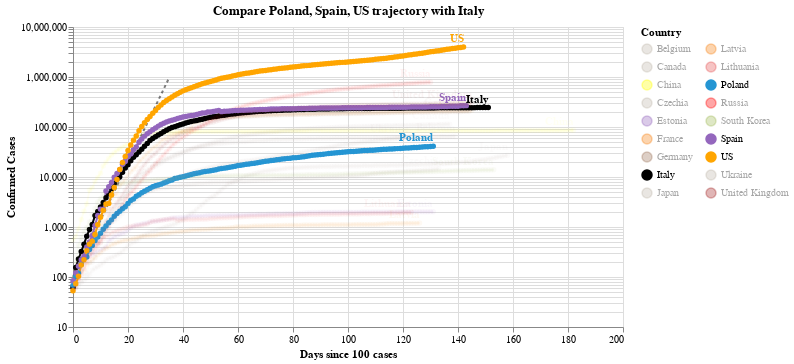

Source (notebook cell):
### Code cell
#hide_input
chart2 = make_since_chart(dff2, ['Poland', 'Spain', 'US'], baseline_countries)
chart2

### Figure 1 — Vega-Lite specification as saved in the notebook (floating-point values rounded to 4 significant figures; data arrays with more than 128 entries replaced by an {"elided": "..."} marker saying what was removed)
{"config": {"view": {"continuousWidth": 400, "continuousHeight": 300}}, "layer": [{"data": {"name": "data-628230001892d6798b50651be41d1b3e"}, "mark": {"type": "line", "color": "black", "opacity": 0.5, "strokeDash": [3, 3]}, "encoding": {"x": {"type": "quantitative", "field": "Days since 100 cases"}, "y": {"type": "quantitative", "field": "Confirmed Cases"}}}, {"data": {"name": "data-65087d987bf2dc64f1a6ee7a93fd09e6"}, "mark": {"type": "line", "point": true}, "encoding": {"color": {"type": "nominal", "field": "Country", "legend": {"columns": 2}, "scale": {"domain": ["Belgium", "Canada", "China", "Czechia", "Estonia", "France", "Germany", "Italy", "Japan", "Latvia", "Lithuania", "Poland", "Russia", "South Korea", "Spain", "US", "Ukraine", "United Kingdom"], "range": ["#C1B7AD", "#C1B7AD", "yellow", "#C1B7AD", "#9467bd", "#F58518", "#9D755D", "black", "#C1B7AD", "#F58518", "#E45756", "#2495D3", "red", "#A1BA59", "#9467bd", "orange", "#C1B7AD", "brown"]}}, "opacity": {"condition": {"value": 1, "selection": "selector009"}, "value": 0.05}, "tooltip": [{"type": "nominal", "field": "Country"}, {"type": "temporal", "field": "Date"}, {"type": "quantitative", "field": "Confirmed Cases"}, {"type": "quantitative", "field": "Days since 100 cases"}], "x": {"type": "quantitative", "field": "Days since 100 cases"}, "y": {"type": "quantitative", "field": "Confirmed Cases", "scale": {"type": "log"}}}, "selection": {"selector009": {"type": "multi", "fields": ["Country"], "bind": "legend", "init": [{"Country": "Poland"}, {"Country": "Spain"}, {"Country": "US"}, {"Country": "Italy"}]}}, "width": 550}, {"data": {"name": "data-65087d987bf2dc64f1a6ee7a93fd09e6"}, "mark": {"type": "text", "align": "right", "dy": -8, "fontWeight": "bold"}, "encoding": {"color": {"type": "nominal", "field": "Country", "legend": {"columns": 2}, "scale": {"domain": ["Belgium", "Canada", "China", "Czechia", "Estonia", "France", "Germany", "Italy", "Japan", "Latvia", "Lithuania", "Poland", "Russia", "South Korea", "Spain", "US", "Ukraine", "United Kingdom"], "range": ["#C1B7AD", "#C1B7AD", "yellow", "#C1B7AD", "#9467bd", "#F58518", "#9D755D", "black", "#C1B7AD", "#F58518", "#E45756", "#2495D3", "red", "#A1BA59", "#9467bd", "orange", "#C1B7AD", "brown"]}}, "opacity": {"condition": {"value": 1, "selection": "selector009"}, "value": 0.05}, "text": {"type": "nominal", "field": "Country"}, "tooltip": [{"type": "nominal", "field": "Country"}, {"type": "temporal", "field": "Date"}, {"type": "quantitative", "field": "Confirmed Cases"}, {"type": "quantitative", "field": "Days since 100 cases"}], "x": {"type": "quantitative", "field": "Days since 100 cases"}, "y": {"type": "quantitative", "field": "Confirmed Cases", "scale": {"type": "log"}}}, "transform": [{"filter": "(datum['Date'] >= 1595376000000)"}], "width": 550}], "title": "Compare Poland, Spain, US trajectory with Italy", "$schema": "https://vega.github.io/schema/vega-lite/v4.0.2.json", "datasets": {"data-628230001892d6798b50651be41d1b3e": [{"Days since 100 cases": 0, "Confirmed Cases": 100.0}, {"Days since 100 cases": 1, "Confirmed Cases": 130.0}, {"Days since 100 cases": 2, "Confirmed Cases": 169.0}, {"Days since 100 cases": 3, "Confirmed Cases": 219.7}, {"Days since 100 cases": 4, "Confirmed Cases": 285.6}, {"Days since 100 cases": 5, "Confirmed Cases": 371.3}, {"Days since 100 cases": 6, "Confirmed Cases": 482.7}, {"Days since 100 cases": 7, "Confirmed Cases": 627.5}, {"Days since 100 cases": 8, "Confirmed Cases": 815.7}, {"Days since 100 cases": 9, "Confirmed Cases": 1060.0}, {"Days since 100 cases": 10, "Confirmed Cases": 1379.0}, {"Days since 100 cases": 11, "Confirmed Cases": 1792.0}, {"Days since 100 cases": 12, "Confirmed Cases": 2330.0}, {"Days since 100 cases": 13, "Confirmed Cases": 3029.0}, {"Days since 100 cases": 14, "Confirmed Cases": 3937.0}, {"Days since 100 cases": 15, "Confirmed Cases": 5119.0}, {"Days since 100 cases": 16, "Confirmed Cases": 6654.0}, {"Days since 100 cases": 17, "Confirmed Cases": 8650.0}, {"Days since 100 cases": 18, "Confirmed Cases": 11250.0}, {"Days since 100 cases": 19, "Confirmed Cases": 14620.0}, {"Days since 100 cases": 20, "Confirmed Cases": 19000.0}, {"Days since 100 cases": 21, "Confirmed Cases": 24710.0}, {"Days since 100 cases": 22, "Confirmed Cases": 32120.0}, {"Days since 100 cases": 23, "Confirmed Cases": 41750.0}, {"Days since 100 cases": 24, "Confirmed Cases": 54280.0}, {"Days since 100 cases": 25, "Confirmed Cases": 70560.0}, {"Days since 100 cases": 26, "Confirmed Cases": 91730.0}, {"Days since 100 cases": 27, "Confirmed Cases": 119300.0}, {"Days since 100 cases": 28, "Confirmed Cases": 155000.0}, {"Days since 100 cases": 29, "Confirmed Cases": 201500.0}, {"Days since 100 cases": 30, "Confirmed Cases": 262000.0}, {"Days since 100 cases": 31, "Confirmed Cases": 340600.0}, {"Days since 100 cases": 32, "Confirmed Cases": 442800.0}, {"Days since 100 cases": 33, "Confirmed Cases": 575600.0}, {"Days since 100 cases": 34, "Confirmed Cases": 748300.0}, {"Days since 100 cases": 35, "Confirmed Cases": 972800.0}], "data-65087d987bf2dc64f1a6ee7a93fd09e6": {"elided": "2553 records"}}}
